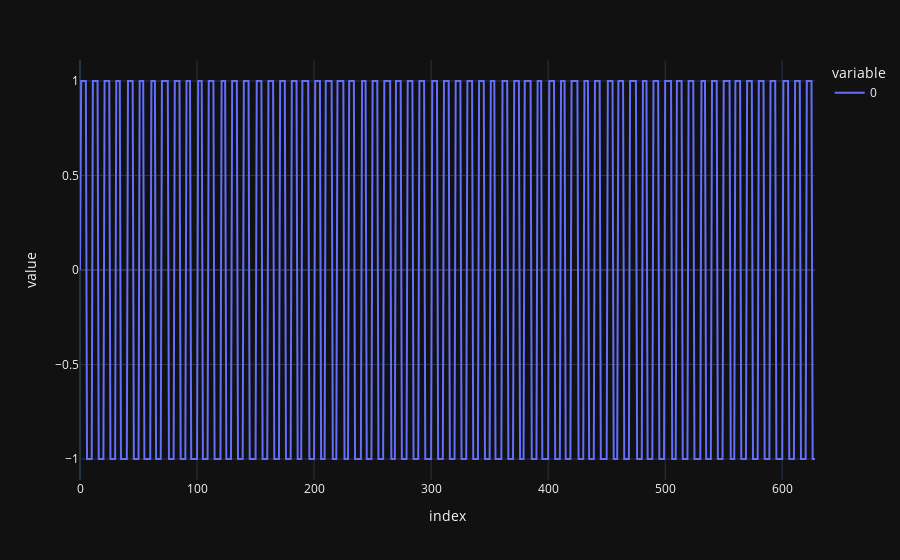
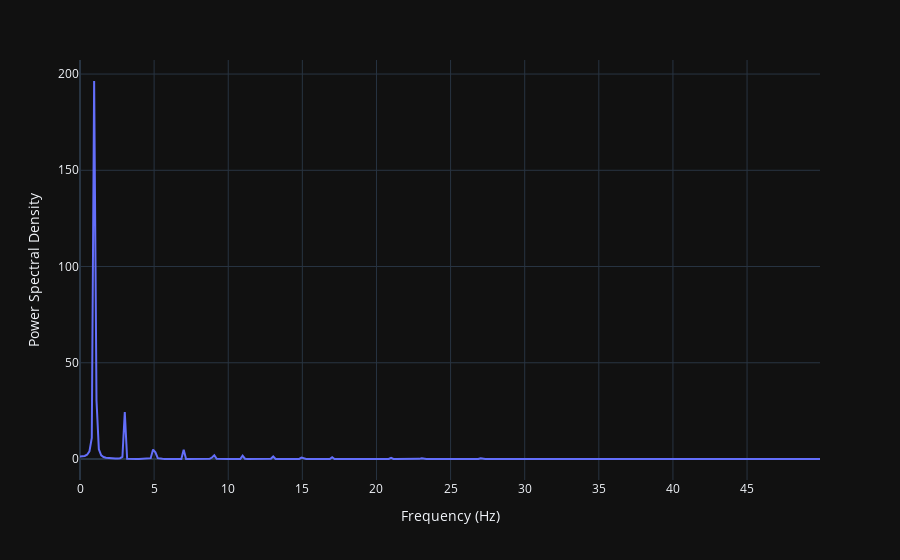

The code cell stored with these charts, in order, in its notebook:
### Code cell
fig = px.line(square_wave(time, 10.0))
fig.show()
spectral(square_wave(time, 1.0), 100)

### Figure 1 — Plotly figure (JSON) as saved in the notebook; plotly's stock layout.template omitted (floating-point values rounded to 4 significant figures; data arrays with more than 128 entries replaced by an {"elided": "..."} marker saying what was removed)
{"data": [{"hovertemplate": "variable=0<br>index=%{x}<br>value=%{y}<extra></extra>", "legendgroup": "0", "line": {"color": "#636efa", "dash": "solid"}, "marker": {"symbol": "circle"}, "mode": "lines", "name": "0", "orientation": "v", "showlegend": true, "x": {"elided": "629 int values"}, "xaxis": "x", "y": {"elided": "629 float values"}, "yaxis": "y", "type": "scatter"}], "layout": {"xaxis": {"anchor": "y", "domain": [0.0, 1.0], "title": {"text": "index"}}, "yaxis": {"anchor": "x", "domain": [0.0, 1.0], "title": {"text": "value"}}, "legend": {"title": {"text": "variable"}, "tracegroupgap": 0}, "margin": {"t": 60}}}

### Figure 2 — Plotly figure (JSON) as saved in the notebook; plotly's stock layout.template omitted (floating-point values rounded to 4 significant figures; data arrays with more than 128 entries replaced by an {"elided": "..."} marker saying what was removed)
{"data": [{"hovertemplate": "Frequency (Hz)=%{x}<br>Power Spectral Density=%{y}<extra></extra>", "legendgroup": "", "line": {"color": "#636efa", "dash": "solid"}, "marker": {"symbol": "circle"}, "mode": "lines", "name": "", "orientation": "v", "showlegend": false, "x": {"elided": "315 float values"}, "xaxis": "x", "y": {"elided": "315 float values"}, "yaxis": "y", "type": "scatter"}], "layout": {"xaxis": {"anchor": "y", "domain": [0.0, 1.0], "title": {"text": "Frequency (Hz)"}}, "yaxis": {"anchor": "x", "domain": [0.0, 1.0], "title": {"text": "Power Spectral Density"}}, "legend": {"tracegroupgap": 0}, "margin": {"t": 60}}}
